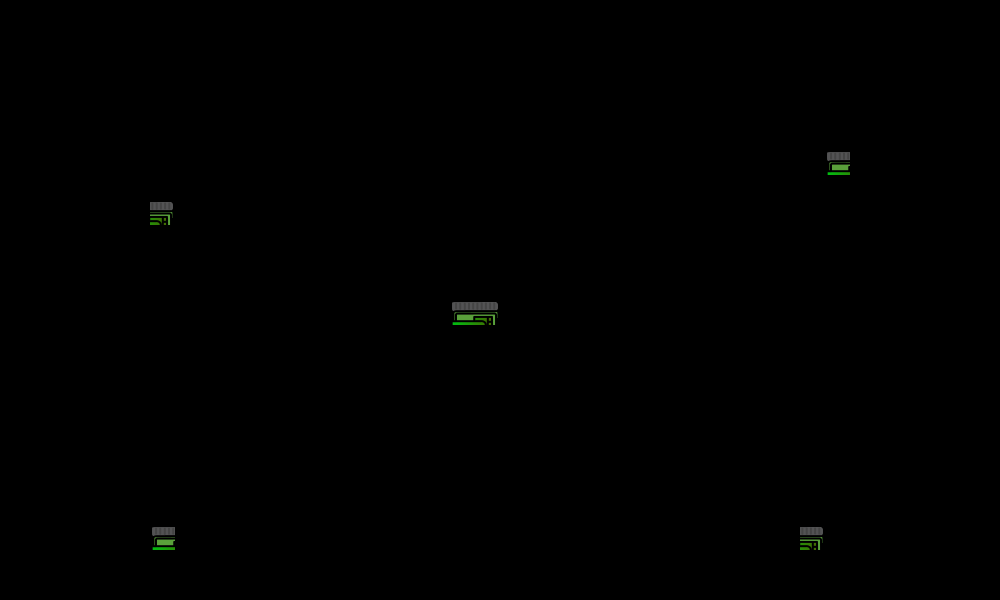

Below is a game level as drawn by its tile map, then a one-line description and the .tmx file that defines it, in full:
An orthogonal 40x24 tile map with 25x25 px tiles, 1 tile layer (layer 1).

<map version="1.9" tiledversion="1.9.2" orientation="orthogonal" renderorder="right-down" width="40" height="24" tilewidth="25" tileheight="25" infinite="0" nextlayerid="2" nextobjectid="1">
 <tileset firstgid="1" name="TankManObj" tilewidth="25" tileheight="25" tilecount="5" columns="5">
  <image source="../image/TankManObj.png" width="250" height="50" />
 </tileset>
 <layer id="1" name="layer 1" width="40" height="24">
  <data encoding="csv">
0,0,0,0,0,0,0,0,0,0,0,0,0,0,0,0,0,0,0,0,0,0,0,0,0,0,0,0,0,0,0,0,0,0,0,0,0,0,0,0,
0,0,0,0,0,0,0,0,0,0,0,0,0,0,0,0,0,0,0,0,0,0,0,0,0,0,0,0,0,0,0,0,0,0,0,0,0,0,0,0,
0,0,0,0,0,0,0,0,0,0,0,0,0,0,0,0,0,0,0,0,0,0,0,0,0,0,0,0,0,0,0,0,0,0,0,0,0,0,0,0,
0,0,0,0,0,0,0,0,0,0,0,0,0,0,0,0,0,0,0,0,0,0,0,0,0,0,0,0,0,0,0,0,0,0,0,0,0,0,0,0,
0,0,0,0,0,0,0,0,0,0,0,0,0,0,0,0,0,0,0,0,0,0,0,0,0,0,0,0,0,0,0,0,0,0,0,0,0,0,0,0,
0,0,0,0,0,0,0,0,0,0,0,0,0,0,0,0,0,0,0,0,0,0,0,0,0,0,0,0,0,0,0,0,0,0,0,0,0,0,0,0,
0,0,0,0,0,0,0,0,0,0,0,0,0,0,0,0,0,0,0,0,0,0,0,0,0,0,0,0,0,0,0,0,0,1,0,0,0,0,0,0,
0,0,0,0,0,0,0,0,0,0,0,0,0,0,0,0,0,0,0,0,0,0,0,0,0,0,0,0,0,0,0,0,0,0,0,0,0,0,0,0,
0,0,0,0,0,0,2,0,0,0,0,0,0,0,0,0,0,0,0,0,0,0,0,0,0,0,0,0,0,0,0,0,0,0,0,0,0,0,0,0,
0,0,0,0,0,0,0,0,0,0,0,0,0,0,0,0,0,0,0,0,0,0,0,0,0,0,0,0,0,0,0,0,0,0,0,0,0,0,0,0,
0,0,0,0,0,0,0,0,0,0,0,0,0,0,0,0,0,0,0,0,0,0,0,0,0,0,0,0,0,0,0,0,0,0,0,0,0,0,0,0,
0,0,0,0,0,0,0,0,0,0,0,0,0,0,0,0,0,0,0,0,0,0,0,0,0,0,0,0,0,0,0,0,0,0,0,0,0,0,0,0,
0,0,0,0,0,0,0,0,0,0,0,0,0,0,0,0,0,0,1,2,0,0,0,0,0,0,0,0,0,0,0,0,0,0,0,0,0,0,0,0,
0,0,0,0,0,0,0,0,0,0,0,0,0,0,0,0,0,0,0,0,0,0,0,0,0,0,0,0,0,0,0,0,0,0,0,0,0,0,0,0,
0,0,0,0,0,0,0,0,0,0,0,0,0,0,0,0,0,0,0,0,0,0,0,0,0,0,0,0,0,0,0,0,0,0,0,0,0,0,0,0,
0,0,0,0,0,0,0,0,0,0,0,0,0,0,0,0,0,0,0,0,0,0,0,0,0,0,0,0,0,0,0,0,0,0,0,0,0,0,0,0,
0,0,0,0,0,0,0,0,0,0,0,0,0,0,0,0,0,0,0,0,0,0,0,0,0,0,0,0,0,0,0,0,0,0,0,0,0,0,0,0,
0,0,0,0,0,0,0,0,0,0,0,0,0,0,0,0,0,0,0,0,0,0,0,0,0,0,0,0,0,0,0,0,0,0,0,0,0,0,0,0,
0,0,0,0,0,0,0,0,0,0,0,0,0,0,0,0,0,0,0,0,0,0,0,0,0,0,0,0,0,0,0,0,0,0,0,0,0,0,0,0,
0,0,0,0,0,0,0,0,0,0,0,0,0,0,0,0,0,0,0,0,0,0,0,0,0,0,0,0,0,0,0,0,0,0,0,0,0,0,0,0,
0,0,0,0,0,0,0,0,0,0,0,0,0,0,0,0,0,0,0,0,0,0,0,0,0,0,0,0,0,0,0,0,0,0,0,0,0,0,0,0,
0,0,0,0,0,0,1,0,0,0,0,0,0,0,0,0,0,0,0,0,0,0,0,0,0,0,0,0,0,0,0,0,2,0,0,0,0,0,0,0,
0,0,0,0,0,0,0,0,0,0,0,0,0,0,0,0,0,0,0,0,0,0,0,0,0,0,0,0,0,0,0,0,0,0,0,0,0,0,0,0,
0,0,0,0,0,0,0,0,0,0,0,0,0,0,0,0,0,0,0,0,0,0,0,0,0,0,0,0,0,0,0,0,0,0,0,0,0,0,0,0
  </data>
 </layer>
</map>
